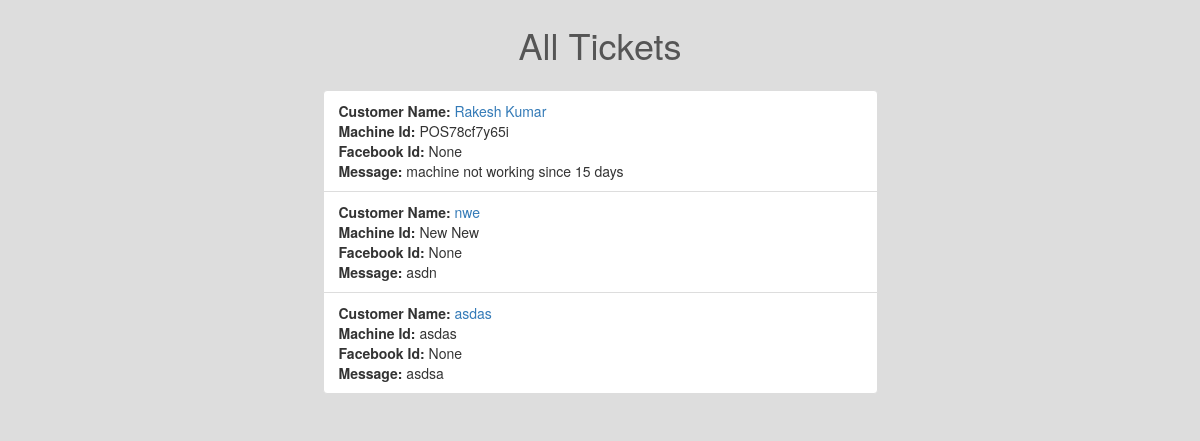
The page /tickets/ on the database as committed earlier.
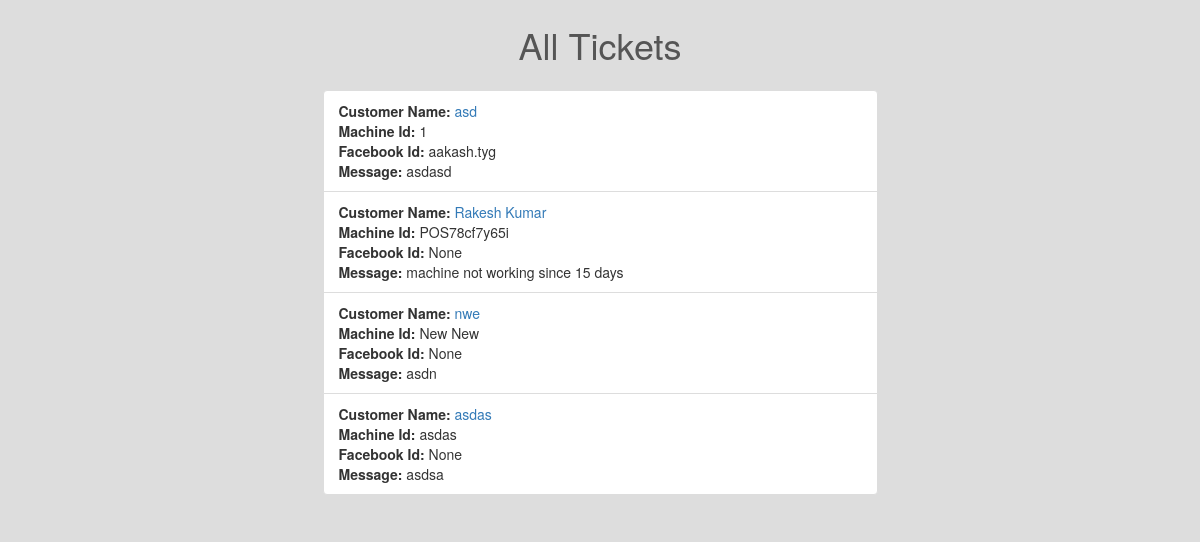
The same page on the database as committed later.
### fb_chatbot/models.py (models this page shows, shortened)
class Ticket(models.Model):
    status = models.CharField(max_length=50, null=True, blank=True)
    fbid = models.CharField(max_length=200, blank=True, null=True)
    machine_id = models.CharField(max_length=200)
    message_text = models.TextField(null=True, blank=True)
    customer_name = models.CharField(max_length=100, null=True, blank=True)
    created_at = models.DateTimeField(auto_now_add = True, auto_now = False)
    last_updated = models.DateTimeField(auto_now_add = False, auto_now = True)

### fb_chatbot/views.py (the view)
# urls.py: url(r'^tickets/$', views.tickets),
def tickets(request):
    tickets = Ticket.objects.all()
    data = {}
    data['tickets'] = tickets[::-1]
    html = 'all_tickets.html'
    return render(request, html, data)

### templates/all_tickets.html (shortened to what this page needs)
{% extends 'base.html' %}
{% block content %}
<h1 class="header text-center">All Tickets</h1>
<div class="row">
    <div class="col-md-6 col-md-offset-3" >
        <ul class="list-group">
            {% for ticket in tickets %}
                <li class="list-group-item">
                    <span class="ticket-title">Customer Name: </span> <a href="/tickets/{{ ticket.fbid }}/">{{ ticket.customer_name }} </a><br>
                    <span class="ticket-title">Machine Id:</span> {{ ticket.machine_id }} <br>
                    <span class="ticket-title">Facebook Id:</span> {{ ticket.fbid }} <br>
                    <span class="ticket-title">Message:</span> {{ ticket.message_text }}
                </li>
            {% endfor %}
        </ul>
    </div>
</div>
{% endblock %}

### templates/base.html (shortened to what this page needs)
<!DOCTYPE html>
<html lang="en">
<head>
    <link rel="stylesheet" href="https://maxcdn.bootstrapcdn.com/bootstrap/3.3.7/css/bootstrap.min.css">
</head>
<body>
    <div class="container">
        {% block content %}{% endblock %}
    </div>
</body>
</html>

### templates/all_tickets.html (style rules this page uses)
body { background: #ddd; }
.header { color: #555; margin: 25px 0; }
.ticket-title { font-weight: bold; }

Rows that differ between the two databases and show on the page:
added Ticket: customer_name "asd", machine_id "1", fbid "aakash.tyg", message_text "asdasd"
